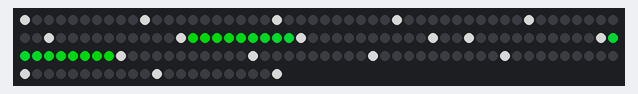
Bench run of a sketch on a simulated Arduino Uno, built with avr-gcc and run on an emulated ATmega328P. On the bench: 172 RGB LEDs in strip order, left to right, continuing on the next row. Dim RGB values are drawn brighter than linear; the local clock reads 2024-03-15 10:24:30 at power-on unless the sketch sets it.

Above: at 0.14 s.

The sketch:

CruiseCountDown.ino
```cpp
#include <Adafruit_NeoPixel.h>
#include "RTClib.h"

#define LED_PIN 6
#define LED_COUNT 172
#define BRIGHTNESS 135

Adafruit_NeoPixel strip(LED_COUNT, LED_PIN, NEO_GRBW + NEO_KHZ800);
RTC_PCF8523 rtc;

DateTime previousTime = DateTime();

uint32_t firstPixelHue = 1;
bool binaryCounter[8] = {0};
unsigned long timeCounter = 0;

void setup() {
  strip.begin();
  rtc.begin();
  for (int i = 0; i < LED_COUNT; i++) {
    strip.setPixelColor(i, 0, 0, 0);
  }
  strip.show();
  strip.setBrightness(BRIGHTNESS);
  setBinaryCounter();
  displayStrip();
}

void loop() {
  DateTime now = rtc.now();

  if (now.day() != previousTime.day() || now.month() != previousTime.month()) {
    setBinaryCounter();
  }

  if (millis() - timeCounter > 10) {
    timeCounter = millis();
    displayStrip();
  }
}

void setBinaryCounter() {
  DateTime now = rtc.now();
  DateTime targetDate = DateTime(2024, 5, 19, 0, 0, 0);

  int daysUntilTarget = (targetDate - now).days();
  int index = 0;

  while (daysUntilTarget > 0 && index < 8) {
    if (daysUntilTarget % 2 == 1) {
      binaryCounter[index] = 1;
    }
    daysUntilTarget >>= 1; // Right shift to divide by 2
    index++;
  }
}

void displayStrip()
{
  int section = 0;
  int everyOther = 0;
  int lightCounter = 0;

  for (int i = 0; i < LED_COUNT / 2; i++) {
    int reversedIndex = LED_COUNT - 1 - i;
    if (binaryCounter[section]) {
      int pixelHue = firstPixelHue + (i * 65536L / strip.numPixels());
      strip.setPixelColor(i, strip.gamma32(strip.ColorHSV(pixelHue)));
      strip.setPixelColor(reversedIndex, strip.gamma32(strip.ColorHSV(pixelHue)));
    }
    else {
      strip.setPixelColor(i, 0, 0, 0);
      strip.setPixelColor(reversedIndex, 0, 0, 0);
    }
    lightCounter++;
    everyOther++;

    if (everyOther % 20 == 0)
    {
      lightCounter--;
    }
    if (lightCounter % 10 == 0)
    {
      section++;
    }
    if (lightCounter % 10 == 1)
    {
      strip.setPixelColor(i, 255, 255, 255);
      strip.setPixelColor(reversedIndex, 255, 255, 255);
    }
  }

  strip.show();
  firstPixelHue += 300;
}
```
